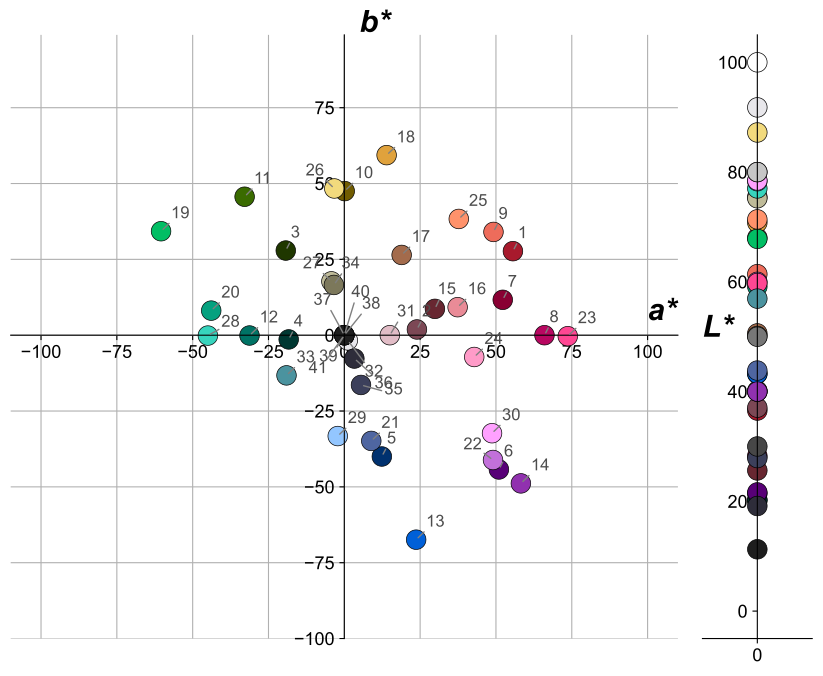

Source code (Python):


import numpy as np
import matplotlib.pyplot as plt
import pandas as pd
from skimage import color
from adjustText import adjust_text #https://www.python-graph-gallery.com/web-text-repel-with-matplotlib


plt.rc('axes', axisbelow=True)
plt.rcParams["font.family"] = "Arial"
import matplotlib.pyplot as mpl
mpl.rcParams['font.size'] = 13

# # backgroud color
# arr = np.arange(0, 256, 5)
# rgb = []
# for index_r, i_r in enumerate(arr):
#     for index_g, i_g in enumerate(arr):
#         for index_b, i_b in enumerate(arr):
#             rgb.append([i_r, i_g, i_b])
# bcg_color = np.array(rgb)
# bcg_color_lab = color.rgb2lab(bcg_color/255)
# # arr = np.arange(0, 256, 5)
# # rgb = np.array(np.meshgrid(arr, arr, arr)).T.reshape(-1, 3)
# # print(rgb)


# color_center
df_centers = pd.read_csv('Solid_Color.csv')
centers = df_centers.to_numpy()
centers_values_rgb = centers[:, 7:]
centers_values_lab = centers[:, 4:7]


# plot==========================

# plot peter's work value ===================

fig2 = plt.figure(figsize=(16, 8))
fig2.subplots_adjust(wspace=-0.5)

ax21 = fig2.add_subplot(121)

# 21
# get location

#ax21.scatter(bcg_color_lab[:, 1], bcg_color_lab[:, 2], c=bcg_color/255, s=15, alpha=1)
ax21.scatter(centers_values_lab[:, 1],
             centers_values_lab[:, 2], c=centers_values_rgb/255, s=200, edgecolors='k', alpha=1,linewidth=0.5)


# Add name labels ------------------------------------------------
# Only names that start with the letter "C" are added.
# `ax.text()` outputs are appended to the `TEXTS` list. 
# This list is passed to `adjust_text()` to repel the labels and add arrows.
GREY50 = "#7F7F7F"
GREY30 = "#4d4d4d"
TEXTS = []
for i in range(len(centers_values_lab)):
    
        x = centers_values_lab[i,1]
        y = centers_values_lab[i,2]
        text = str(i+1)
        TEXTS.append(ax21.text(x, y, text, color=GREY30, fontsize=12, fontname="Arial"))


# Adjust text position and add arrows ----------------------------
# 'expand_points' is a tuple with two multipliers by which to expand
# the bounding box of texts when repelling them from points

# 'arrowprops' receives a dictionary with all the properties we want
# for the arrows
adjust_text(
    TEXTS, 
    expand_points=(3,3),
    arrowprops=dict(
        arrowstyle="-", 
        color=GREY50, 
        lw=1
    ),
    ax=ax21
)


ax21 = plt.gca()
# ax21.set_xlabel('a*')
# ax21.set_ylabel('b*')
ax21.set_xlim([-110, 110])
ax21.set_ylim([-100, 99])
font = {'family': 'Arial',
        'style': 'italic',
        'weight': 'bold',
        'size': 22
        }


ax21.text(100, 5, 'a*', fontdict=font)
ax21.text(5, 100, 'b*', fontdict=font)

# 设置上边和右边无边框
ax21.spines['right'].set_color('none')
ax21.spines['top'].set_color('none')
ax21.spines['bottom'].set_position(('data', 0))
ax21.spines['left'].set_position(('data', 0))
ax21.set_aspect('equal')
ax21.grid()

#  22
ax22 = fig2.add_subplot(122)

ax22.text(-10, 50, 'L*', fontdict=font)

temp_x_centers = np.zeros((centers_values_lab.shape[0], 1))

ax22.scatter(temp_x_centers[:, 0], centers_values_lab[:, 0], c=centers_values_rgb/255,
             s=200, edgecolors='k', alpha=1,linewidth=0.5)


# ax22.set_ylabel('L*', fontdict=font, rotation=90)
ax22.set_xlim([-10, 10])
ax22.set_xticks([0])
# ax22.set_xtick_params(axis='x', which='both', top=False, bottom=False)
ax22.set_ylim([-5, 105])
# ax2.set_yticks(range(10, 100, 10))
ax22.set_aspect('equal')
# 设置上边和右边无边框
ax22 = plt.gca()
ax22.spines['right'].set_color('none')
ax22.spines['top'].set_color('none')
# ax22.spines['bottom'].set_color('none')
# ax22.spines['top'].set_color('none')
ax22.spines['left'].set_position(('data', 0))
# ax22.grid()
plt.savefig("Figue4.pdf", formate="pdf",bbox_inches='tight')


plt.show()
